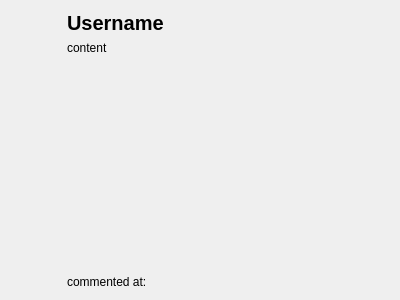
<?xml version="1.0" encoding="UTF-8"?>
<ui version="4.0">
 <class>CommentWidget</class>
 <widget class="QWidget" name="CommentWidget">
  <property name="geometry">
   <rect>
    <x>0</x>
    <y>0</y>
    <width>400</width>
    <height>300</height>
   </rect>
  </property>
  <property name="windowTitle">
   <string>Form</string>
  </property>
  <layout class="QHBoxLayout" name="horizontalLayout">
   <item>
    <widget class="QLabel" name="icon_lbl">
     <property name="sizePolicy">
      <sizepolicy hsizetype="Fixed" vsizetype="Preferred">
       <horstretch>0</horstretch>
       <verstretch>0</verstretch>
      </sizepolicy>
     </property>
     <property name="minimumSize">
      <size>
       <width>50</width>
       <height>50</height>
      </size>
     </property>
     <property name="maximumSize">
      <size>
       <width>50</width>
       <height>50</height>
      </size>
     </property>
     <property name="sizeIncrement">
      <size>
       <width>50</width>
       <height>50</height>
      </size>
     </property>
     <property name="scaledContents">
      <bool>true</bool>
     </property>
     <property name="alignment">
      <set>Qt::AlignLeading|Qt::AlignLeft|Qt::AlignTop</set>
     </property>
    </widget>
   </item>
   <item>
    <layout class="QVBoxLayout" name="content_container">
     <item>
      <widget class="QLabel" name="username_lbl">
       <property name="sizePolicy">
        <sizepolicy hsizetype="Preferred" vsizetype="Fixed">
         <horstretch>0</horstretch>
         <verstretch>0</verstretch>
        </sizepolicy>
       </property>
       <property name="font">
        <font>
         <pointsize>15</pointsize>
         <bold>true</bold>
        </font>
       </property>
       <property name="text">
        <string>Username</string>
       </property>
      </widget>
     </item>
     <item>
      <widget class="QLabel" name="content_lbl">
       <property name="text">
        <string>content</string>
       </property>
       <property name="alignment">
        <set>Qt::AlignLeading|Qt::AlignLeft|Qt::AlignTop</set>
       </property>
       <property name="wordWrap">
        <bool>true</bool>
       </property>
      </widget>
     </item>
     <item>
      <widget class="QLabel" name="time_lbl">
       <property name="sizePolicy">
        <sizepolicy hsizetype="Preferred" vsizetype="Fixed">
         <horstretch>0</horstretch>
         <verstretch>0</verstretch>
        </sizepolicy>
       </property>
       <property name="text">
        <string>commented at:</string>
       </property>
      </widget>
     </item>
    </layout>
   </item>
  </layout>
 </widget>
 <resources/>
 <connections/>
</ui>
